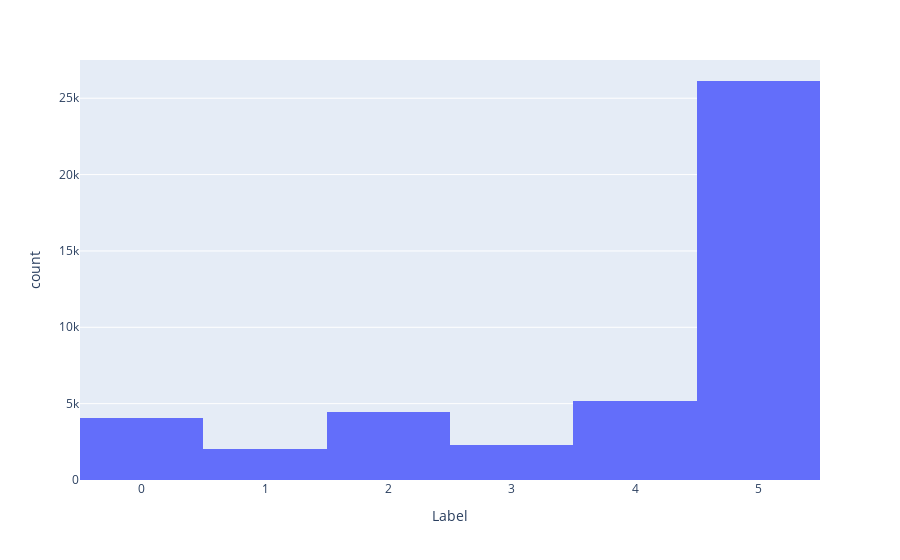

The cell this chart's notebook holds for it:
### Code cell
beh_labels = pd.read_csv('data/MotionEmotion/beh_all_labels_.csv')
fig = px.histogram(beh_labels, x="Label")
fig.show()

### Figure 1 — Plotly figure (JSON) as saved in the notebook; plotly's stock layout.template omitted (floating-point values rounded to 4 significant figures; data arrays with more than 128 entries replaced by an {"elided": "..."} marker saying what was removed)
{"data": [{"alignmentgroup": "True", "bingroup": "x", "hovertemplate": "Label=%{x}<br>count=%{y}<extra></extra>", "legendgroup": "", "marker": {"color": "#636efa", "pattern": {"shape": ""}}, "name": "", "offsetgroup": "", "orientation": "v", "showlegend": false, "type": "histogram", "x": {"elided": "44091 int values"}, "xaxis": "x", "yaxis": "y"}], "layout": {"barmode": "relative", "legend": {"tracegroupgap": 0}, "margin": {"t": 60}, "xaxis": {"anchor": "y", "domain": [0, 1], "title": {"text": "Label"}}, "yaxis": {"anchor": "x", "domain": [0, 1], "title": {"text": "count"}}}}
